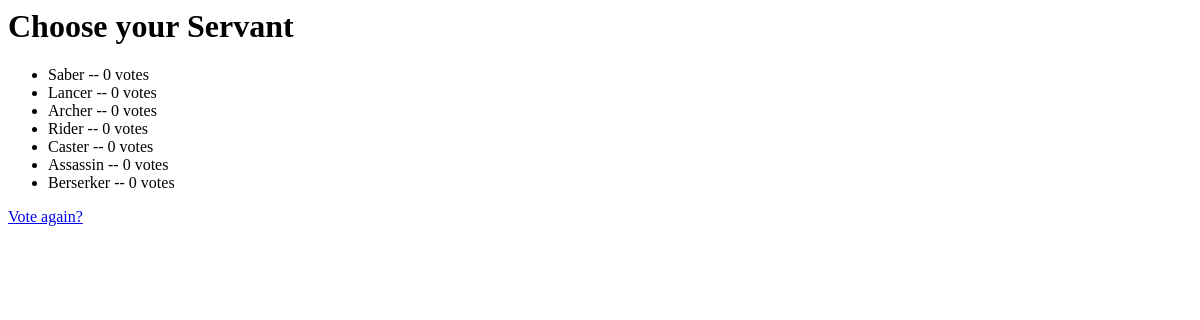
The app's page /polls/1/results/, older data.
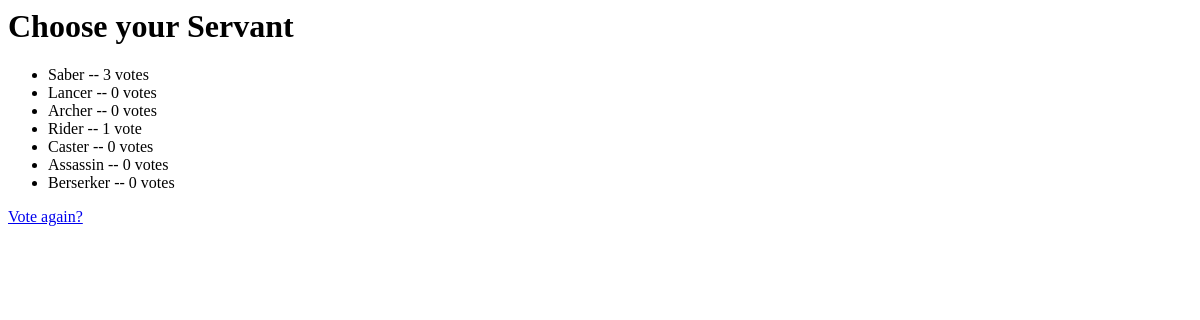
The same page, newer data.
### polls/models.py (models this page shows, shortened)
class Question(models.Model):
    question_text = models.CharField(max_length=200)
    pub_date = models.DateTimeField('date published')
    def was_published_recently(self):
        now = timezone.now()
        return now - datetime.timedelta(days=1) <= self.pub_date <= now
    was_published_recently.admin_order_field = 'pub_date'
    was_published_recently.boolean = True
    was_published_recently.short_description = 'Published recently?'

class Choice(models.Model):
    question = models.ForeignKey(Question)
    choice_text = models.CharField(max_length=200)
    votes = models.IntegerField(default=0)

### polls/views.py (the view)
# urls.py: url(r'^(?P<pk>[0-9]+)/results/$', views.ResultsView.as_view(), name='results'),
class ResultsView(generic.DetailView):
    model = Question
    template_name = 'polls/results.html'

### polls/templates/polls/results.html
<h1>{{ question.question_text }}</h1>
<ul>
{% for choice in question.choice_set.all %}
    <li>{{ choice.choice_text }} -- {{ choice.votes }} vote{{ choice.votes|pluralize }}</li>
{% endfor %}
</ul>
<a href="{% url 'polls:detail' question.id %}">Vote again?</a>

Row changes from the older to the newer data that the page shows:
changed Choice "Saber": votes "0" → "3"
changed Choice "Rider": votes "0" → "1"
